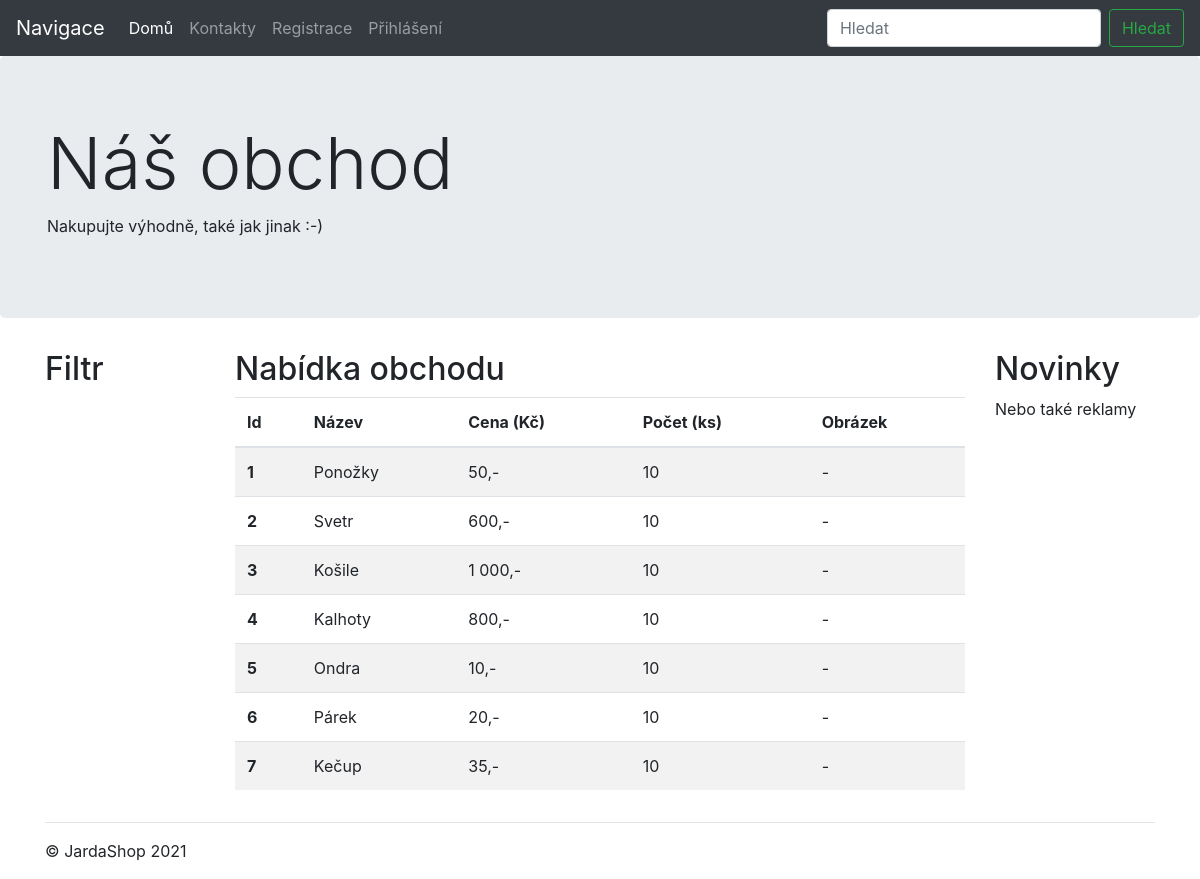
Before: / with the older database file.
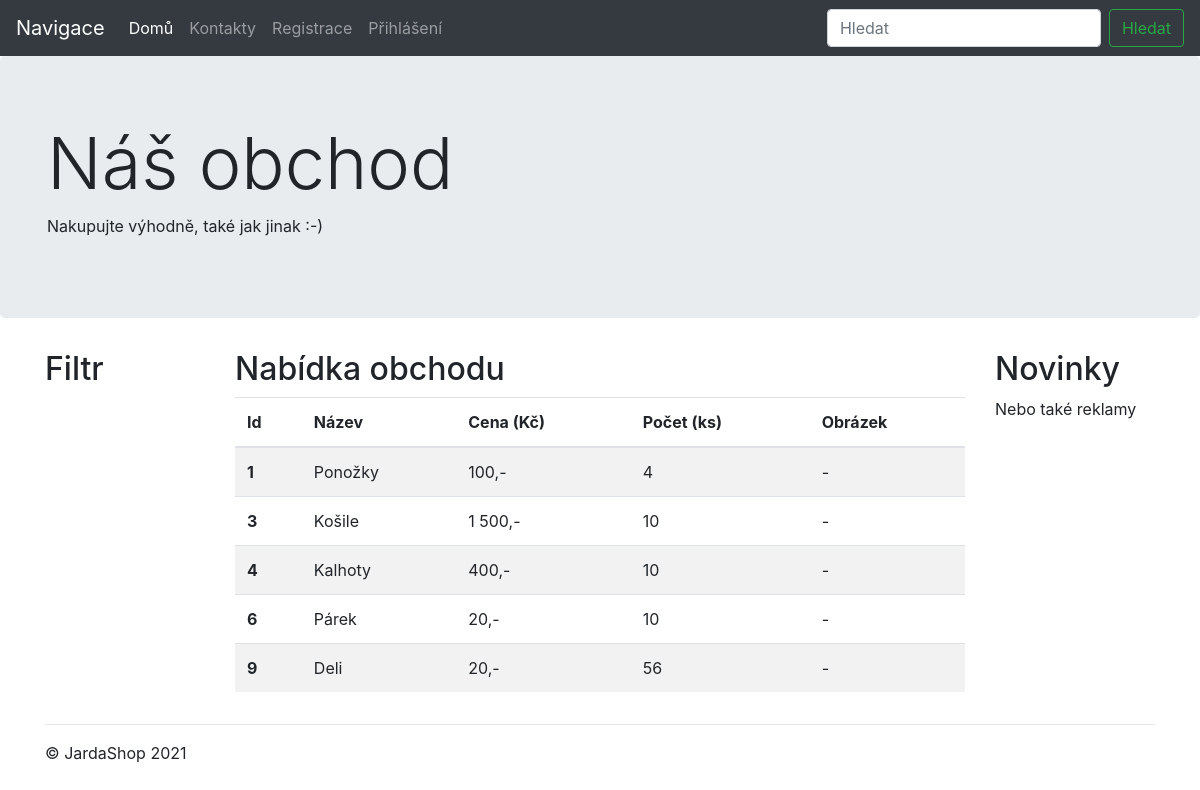
After: the same page with the newer database file.
### tables this page shows
CREATE TABLE `zbozi` (
  `id` int(11) NOT NULL,
  `nazev` varchar(30) NOT NULL,
  `cena` int(11) NOT NULL,
  `ks` int(11) NOT NULL DEFAULT 10,
  `obrazek` varchar(50) NOT NULL,
  `aktivni` tinyint(1) NOT NULL DEFAULT 1
);

### Db.php (called while the page is built, shortened)
<?php
class Db
{
	private static $connection;
	private static $options = array(
		PDO::ATTR_ERRMODE => PDO::ERRMODE_WARNING,
		PDO::MYSQL_ATTR_INIT_COMMAND => "SET NAMES utf8",
		PDO::ATTR_EMULATE_PREPARES => false,
	);
	public static function connect($host, $database, $user, $password)
	{
		if (!isset(self::$connection)) {
			$dsn = "mysql:host=$host;dbname=$database";
			self::$connection = new PDO($dsn, $user, $password, self::$options);
		}
	}
	private static function executeStatement($params)
	{
		$query = array_shift($params);
		$statement = self::$connection->prepare($query);
		$statement->execute($params);
		return $statement;
	}
	public static function queryAll($query) {
		$statement = self::executeStatement(func_get_args());
		return $statement->fetchAll(PDO::FETCH_ASSOC);
	}
}

### funkce.php (the view, shortened to what this page needs)
<?php
function ZobrazZbozi($zobrazeni){
?>
<div class=" table-responsive">
<table class="table table-striped">
  <thead>
    <tr>
      <th scope="col">Id</th>
      <th scope="col">Název</th>
      <th scope="col">Cena (Kč)</th>
      <th scope="col">Počet (ks)</th>
      <th scope="col">Obrázek</th>
    </tr>
  </thead>
  <tbody>
<?php
    switch($zobrazeni){
        default:
            $zbozi=Db::queryAll("select * from zbozi where aktivni=1");
            break;
    }
    foreach($zbozi as $z){
      $id=$z['id'];
      echo "<tr>";
      echo "<th scope='row'>$id</th>";
      echo "<td>".ucfirst($z['nazev'])."</td>";
      echo "<td>".number_format($z['cena'],0,","," ").",-</td>";
      echo "<td>".$z['ks']."</td>";
      echo "<td>-</td>";
      echo "</tr>";
    }
?>
  </tbody>
</table>
</div>
<?php
}
?>

### index.php (shortened to what this page needs)
<?php
require_once('Db.php');
require_once('funkce.php');
?>
<!doctype html>
<html lang="en">
  <head>
    <link href="bootstrap-4.0.0/dist/css/bootstrap.min.css" rel="stylesheet">
    <link href="jumbotron.css" rel="stylesheet">
  </head>
  <body>
    <nav class="navbar navbar-expand-md navbar-dark fixed-top bg-dark">
      <a class="navbar-brand" href="index.php">Navigace</a>
      <div class="collapse navbar-collapse" id="navbarsExampleDefault">
        <ul class="navbar-nav mr-auto">
          <li class="nav-item active">
            <a class="nav-link" href="index.php">Domů <span class="sr-only">(current)</span></a>
          </li>
          <li class="nav-item">
            <a class="nav-link" href="?stranka=kontakty">Kontakty</a>
          </li>
          <?php
            if(!isset($_SESSION['uzivatel_id']))
            {
          ?>
            <li class="nav-item">
              <a class="nav-link" href="?stranka=registrace">Registrace</a>
            </li>
            <li class="nav-item">
              <a class="nav-link" href="?stranka=prihlaseni">Přihlášení</a>
            </li>
          <?php
            }
          ?>
        </ul>
        <form class="form-inline my-2 my-lg-0">
          <input class="form-control mr-sm-2" type="text" placeholder="Hledat" aria-label="Search">
          <button class="btn btn-outline-success my-2 my-sm-0" type="submit">Hledat</button>
        </form>
      </div>
    </nav>
    <main role="main">
      <div class="jumbotron">
        <div class="container">
          <h1 class="display-3">Náš obchod</h1>
          <p>Nakupujte výhodně, také jak jinak :-)</p>
        </div>
      </div>
      <div class="container">
        <div class="row">
          <div class="col-md-2">
            <h2>Filtr</h2>
          </div>
          <div class="col-md-8">
          <?php
              if(isset($_GET['stranka'])){
                $stranka=$_GET['stranka'].".php";
                include $stranka;
              }
              else
                include('zbozi.php');
            ?>
          </div>
          <div class="col-md-2">
            <h2>Novinky</h2>
            <p>Nebo také reklamy</p>
          </div>
        </div>
        <hr>
      </div>
    </main>
    <footer class="container">
      <p>&copy; JardaShop 2021</p>
    </footer>
  </body>
</html>

### zbozi.php
<h2>Nabídka obchodu</h2>
<?php
    if(isset($_SESSION['uzivatel_admin'])){
        if($_SESSION['uzivatel_admin']==0)
        {
            ZobrazZbozi(2);
        }
        else{
            ZobrazZbozi(3);
        }
    }
    else{
        ZobrazZbozi(3);
    }
?>

### jumbotron.css (style rules this page uses)
body { padding-top: 3.5rem; }

Changed rows visible on the page:
removed zbozi: id "2", nazev "Svetr", cena "600", ks "10"
no longer on this page (row edited): zbozi: id "5", nazev "Ondra", cena "10", ks "10"
no longer on this page (row edited): zbozi: id "7", nazev "Kečup", cena "35", ks "10"
changed zbozi "Ponožky": cena "50" → "100"; ks "10" → "4"
changed zbozi "Košile": cena "1 000" → "1 500"
changed zbozi "Kalhoty": cena "800" → "400"
added zbozi: id "9", nazev "Deli", cena "20", ks "56"
